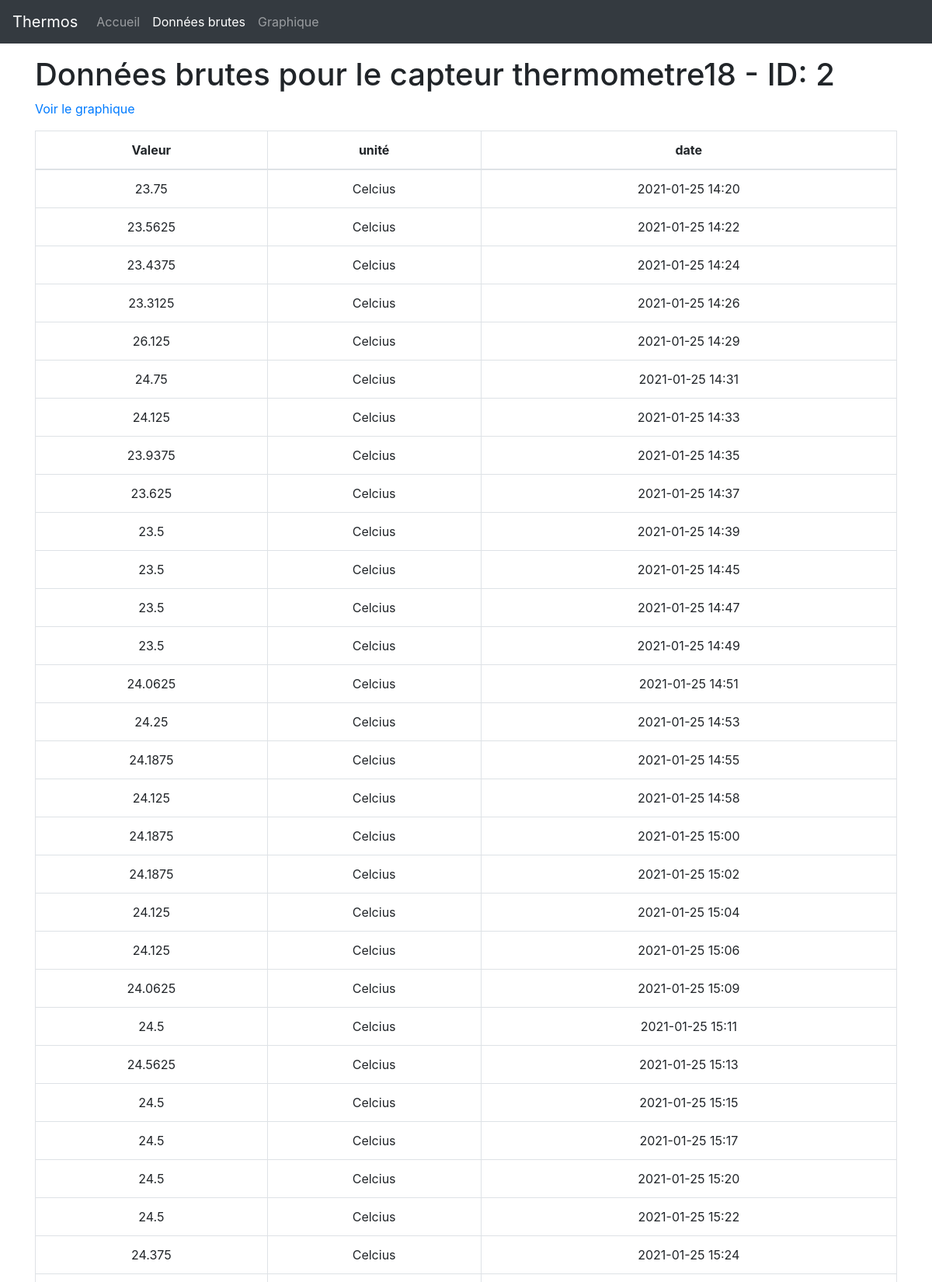
/capteur/2 (upper part), run on the app's committed database.
### models.py (models this page shows, shortened)
class Capteur(Base):
    __tablename__ = 'capteur'
    id = Column(Integer, primary_key=True)
    name = Column(String(50), nullable=False)

class Donnee(Base):
    __tablename__ = 'donnee'
    id = Column(Integer, primary_key=True)
    value = Column(Float, nullable=False)
    unite = Column(String(50), nullable=False)
    date = Column(DateTime, nullable=False, default=datetime.utcnow)
    capteurid = Column(Integer, ForeignKey('capteur.name'), nullable=False)
    def date_str(self):
        return str(self.date)

### App.py (the view)
@app.route ('/capteur/<idcapteur>', methods=['GET', 'POST'])
def page_capteur(idcapteur):
    capteurs = models.Capteur.query.filter(models.Capteur.id == idcapteur).all()
    donneestable = models.Donnee.query.filter(models.Donnee.capteurid == idcapteur)
    return render_template('capteur.html', idcapteur=idcapteur, capteurs=capteurs, donneestable=donneestable)

### templates/capteur.html (shortened to what this page needs)
{% extends "base.html" %}
{% set active_page = "capteur" %}
{% block content %}
{% if capteurs %}
    {% for capteur in capteurs %}
        <h1>Données brutes pour le capteur {{capteur.name}} - ID: {{capteur.id}}</h1>
        <p><a href="{{url_for('page_graphique', idcapteur=capteur.id)}}">Voir le graphique</a></p>
    {% endfor %}
{% endif %}
{% if donneestable %}
    <table class="table table-bordered table-hover">
        <thead>
            <tr>
                <th>Valeur</th>
                <th>unité</th>
                <th>date</th>
            </tr>
        </thead>
        <tbody>
            {% for donnee in donneestable %}
            <tr>
                <td>{{donnee.value}}</td>
                <td>{{donnee.unite}}</td>
                <td>{{donnee.date_str()[0:16]}}</td>
            </tr>
            {% endfor %}
        </tbody>
    </table>
{% endif %}
{% endblock %}

### static/style.css (style rules this page uses)
body { margin: 0; display: flex; flex-direction: column; min-height: 100vh; }
table, th, td { text-align: center; }

### data on the page
Capteur: name "thermometre18", id "2"
Donnee: value "23.75", unite "Celcius", date "2021-01-25 14:20"
Donnee: value "23.5625", unite "Celcius", date "2021-01-25 14:22"
Donnee: value "23.4375", unite "Celcius", date "2021-01-25 14:24"
Donnee: value "23.3125", unite "Celcius", date "2021-01-25 14:26"
Donnee: value "26.125", unite "Celcius", date "2021-01-25 14:29"
Donnee: value "24.75", unite "Celcius", date "2021-01-25 14:31"
Donnee: value "24.125", unite "Celcius", date "2021-01-25 14:33"
Donnee: value "23.9375", unite "Celcius", date "2021-01-25 14:35"
Donnee: value "23.625", unite "Celcius", date "2021-01-25 14:37"
Donnee: value "23.5", unite "Celcius", date "2021-01-25 14:39"
Donnee: value "23.5", unite "Celcius", date "2021-01-25 14:45"
Donnee: value "23.5", unite "Celcius", date "2021-01-25 14:47"
Donnee: value "23.5", unite "Celcius", date "2021-01-25 14:49"
Donnee: value "24.0625", unite "Celcius", date "2021-01-25 14:51"
Donnee: value "24.25", unite "Celcius", date "2021-01-25 14:53"
Donnee: value "24.1875", unite "Celcius", date "2021-01-25 14:55"
Donnee: value "24.125", unite "Celcius", date "2021-01-25 14:58"
Donnee: value "24.1875", unite "Celcius", date "2021-01-25 15:00"
Donnee: value "24.1875", unite "Celcius", date "2021-01-25 15:02"
Donnee: value "24.125", unite "Celcius", date "2021-01-25 15:04"
Donnee: value "24.125", unite "Celcius", date "2021-01-25 15:06"
Donnee: value "24.0625", unite "Celcius", date "2021-01-25 15:09"
Donnee: value "24.5", unite "Celcius", date "2021-01-25 15:11"
Donnee: value "24.5625", unite "Celcius", date "2021-01-25 15:13"
Donnee: value "24.5", unite "Celcius", date "2021-01-25 15:15"
Donnee: value "24.5", unite "Celcius", date "2021-01-25 15:17"
Donnee: value "24.5", unite "Celcius", date "2021-01-25 15:20"
Donnee: value "24.5", unite "Celcius", date "2021-01-25 15:22"
Donnee: value "24.375", unite "Celcius", date "2021-01-25 15:24"
